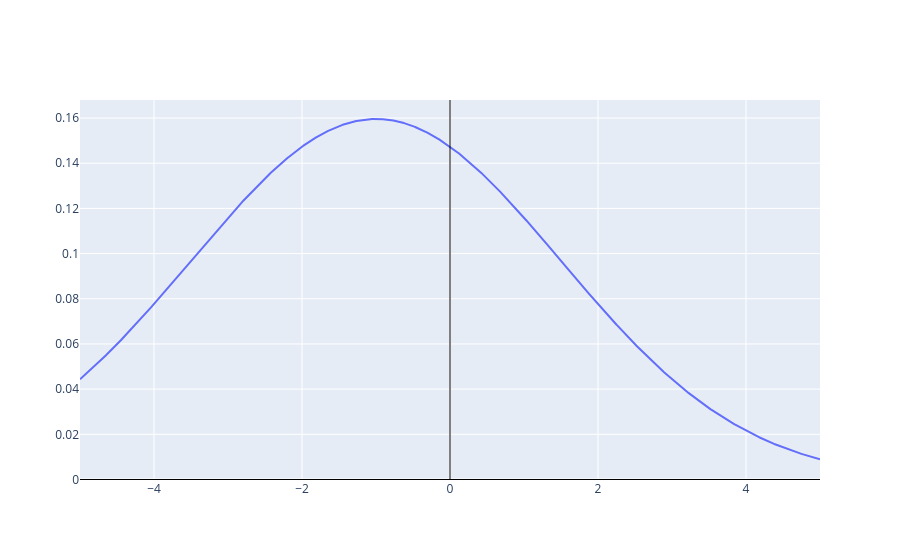

Notebook code cell kept with this figure:
### Code cell
if __name__ == '__main__' and '__file__' not in globals():
  py = _marginalize(pxy=pxy, keep='y')
  _plot_function(py, (-5, 5))

### Figure 1 — Plotly figure (JSON) as saved in the notebook; plotly's stock layout.template omitted (floating-point values rounded to 4 significant figures; data arrays with more than 128 entries replaced by an {"elided": "..."} marker saying what was removed)
{"data": [{"mode": "lines", "type": "scatter", "x": {"elided": "4097 float values"}, "y": {"elided": "4097 float values"}}], "layout": {"shapes": [{"line": {"color": "black", "width": 1}, "type": "line", "x0": 0, "x1": 1, "xref": "x domain", "y0": 0, "y1": 0, "yref": "y"}, {"line": {"color": "black", "width": 1}, "type": "line", "x0": 0, "x1": 0, "xref": "x", "y0": 0, "y1": 1, "yref": "y domain"}]}}
